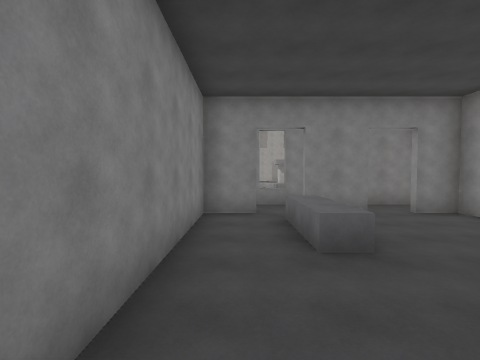
view 1 (above)

24 first-person views from a walk through a scene from a Unity 3-D project. The camera is 1.5 m above the floor, tilts 2° down and sees 90° across. The floor is counted in squares, 2 m on a side. Each view is taken from the middle of a square. On the plan, view 1 faces up. The plan holds only what a view shows up to about 9 squares ahead; the rest is blank. The place goes on beyond the plan. Some animated figures are left out. Some surface patterns are stand-ins.

view 2
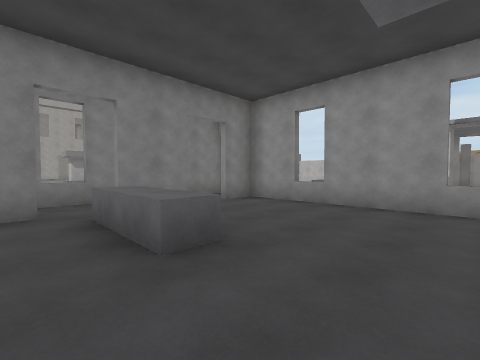

view 3
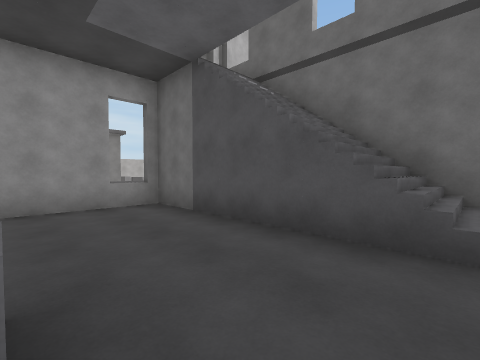

view 4
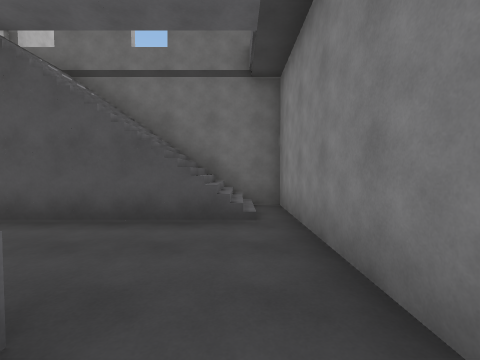

view 5
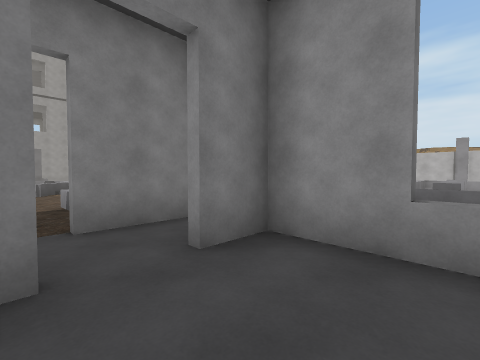

view 6
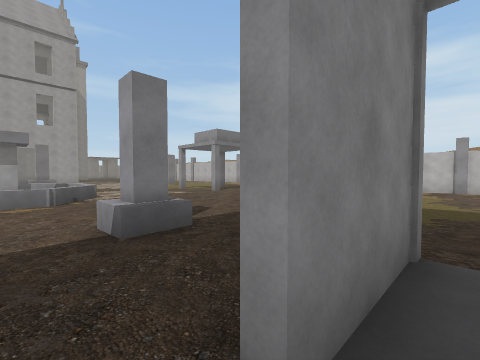

view 7
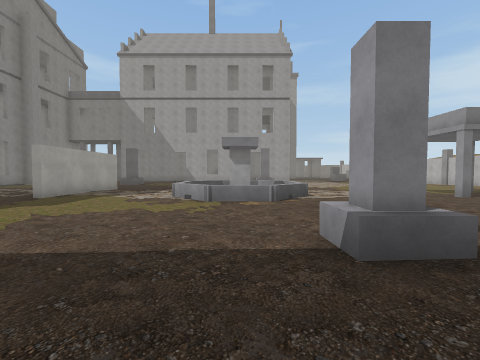

view 8
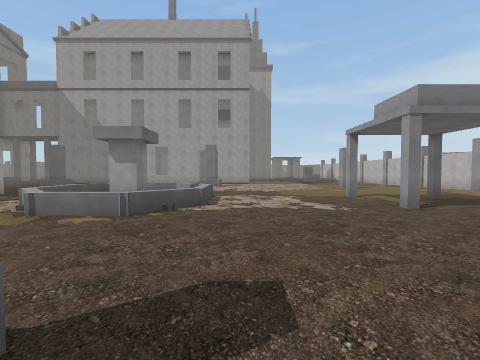

view 9
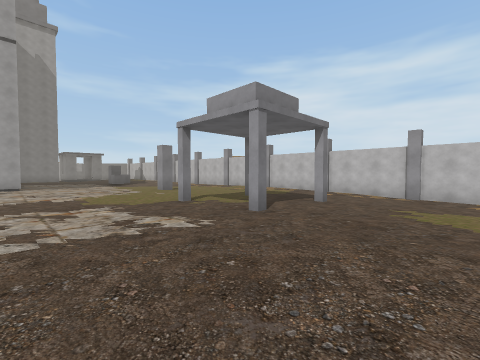

view 10
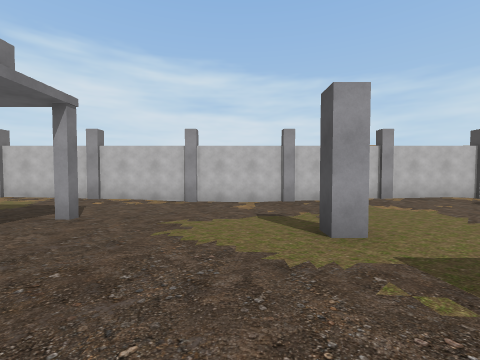

view 11
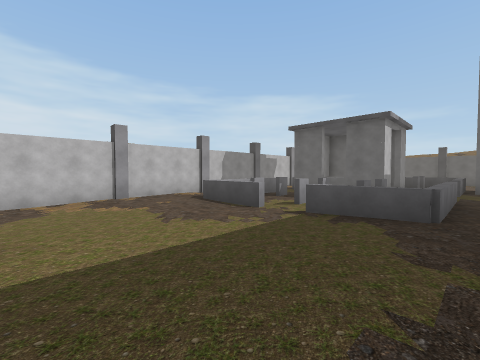

view 12
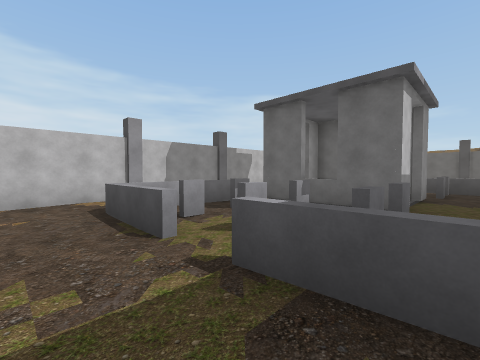

view 13
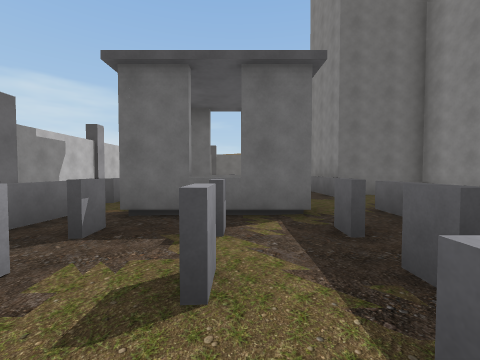

view 14
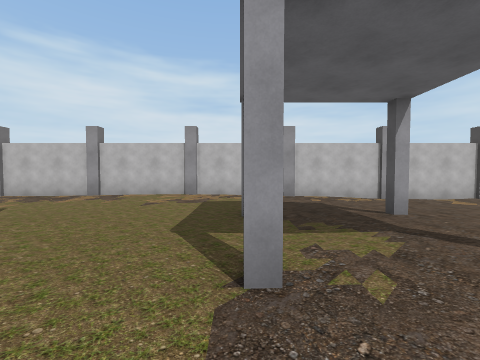

view 15
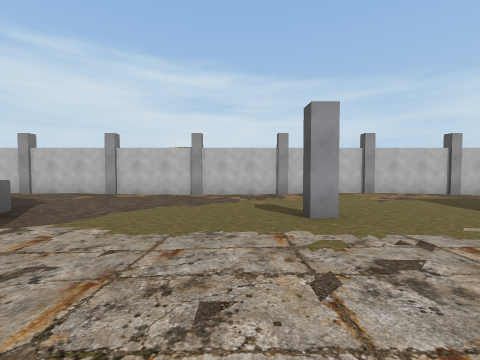

view 16
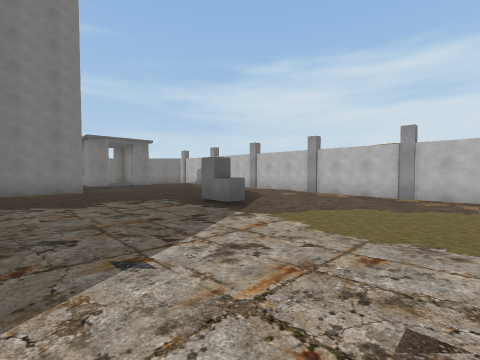

view 17
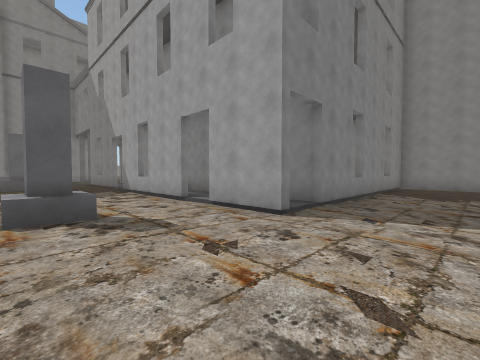

view 18
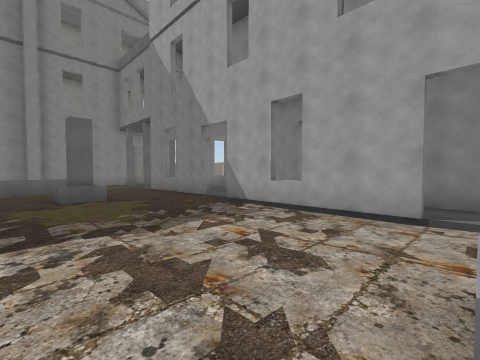

view 19
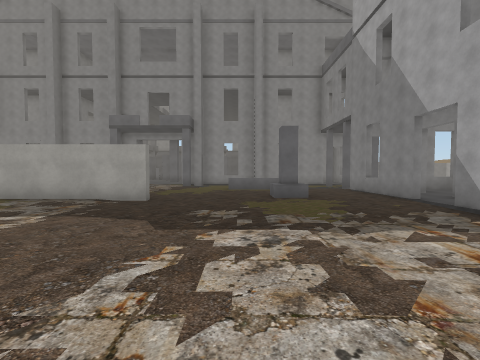

view 20
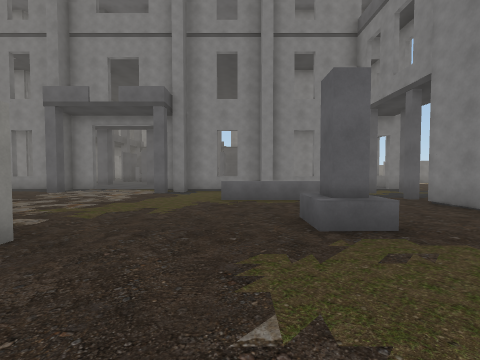

view 21
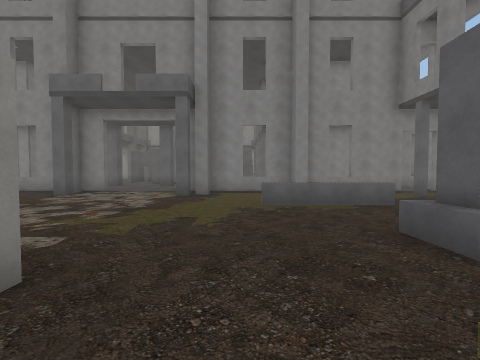

view 22
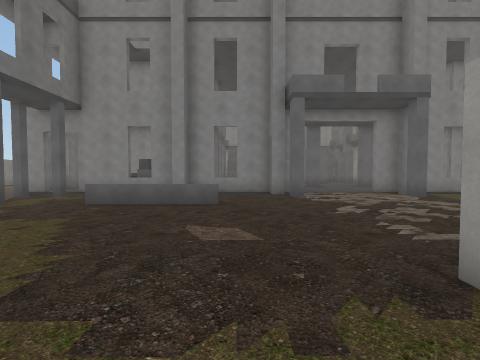

view 23
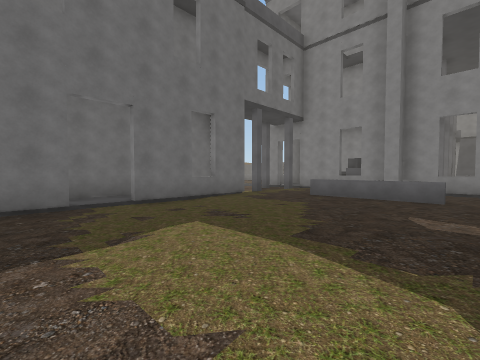

view 24
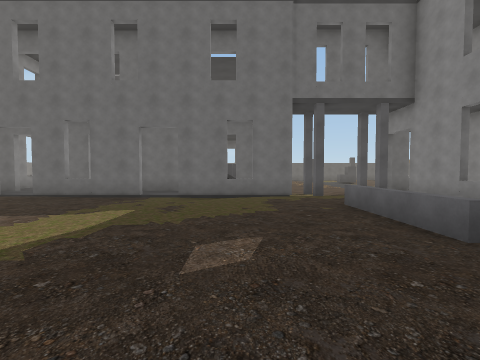

### Floor plan
Key: @ floor where view 1 was taken; # wall or solid block; x gap in a wall; . main floor; : floor 0.25 m higher than the main floor; - floor 0.25 m lower than the main floor; + floor 6.25 m higher than the main floor; / step, stairs or slope; = window, fence, low wall or low ledge; ^ raised ledge; O other object.
Columns run from 10 left of view 1 to 16 right of it. Each row starts with its distance up from view 1.
 34                  OOO.
 33                   ....
 32                  =.....   O
 31                  #..... ..O
 30                 ##....O...#
 29                  =.---O...O
 28                  #..---...O
 27  #.: ###  ####x ##..----..#
 26  x...#=####=##:##....----.O
 25  #....::.............---..O
 24  #.............:.......-..#
 23  #  ..OO......OO:....#--..O
 22  #  ..OO......OO:.........O
 21  #. ........... ..........#
 20  #............  ..........O
 19  #...........  ...........O
 18  #:::::.#...OOO.....O.O...#
 17 ::::::: #..O O O..........O
 16 ::::::: #..O O O..........O
 15  #::::::#:..OOO...:.O.O.-.#
 14  #::::::::........:....---O
 13  #::::::::........:...----O
 12  #:::::::........:::..----#
 11  # :::::......OO.. ..#----O
 10 ## ::::.:.....OO: ...-----O
  9  # :::........::  ...----.#
  8  #::.#=#..#=#.## ....--...O
  7 :x...   ::::::::..........O
  6 ##...## ###:##:## ....--..#
  5          #:^::::# .^=.-=^.O
  4          #:^::::= .=....^ O
  3          #:^::::# .=##.#^ #
  2          #::::::# ..####. O
  1          #::::::= ..:  .. O
  0          #@////+# ..####^ #
 -1          ##////+OOO##     O
 -2           #####O  O##     O
 -3                O  O^=     #

Where each view was taken, in squares from view 1:
view 1: 0 up, 0 right, facing up
view 2: 1 up, 0 right, facing up-right
view 3: 3 up, 0 right, facing down-right
view 4: 4 up, 0 right, facing down
view 5: 4 up, 3 right, facing up-right
view 6: 7 up, 3 right, facing up-right
view 7: 8 up, 3 right, facing up
view 8: 10 up, 6 right, facing up
view 9: 12 up, 6 right, facing up-right
view 10: 12 up, 8 right, facing right
view 11: 10 up, 8 right, facing down-right
view 12: 7 up, 9 right, facing down-right
view 13: 6 up, 11 right, facing down
view 14: 18 up, 8 right, facing right
view 15: 24 up, 7 right, facing right
view 16: 24 up, 7 right, facing up-right
view 17: 22 up, 9 right, facing up-left
view 18: 21 up, 4 right, facing up-left
view 19: 21 up, 4 right, facing left
view 20: 21 up, 0 right, facing left
view 21: 20 up, 1 left, facing left
view 22: 13 up, 1 left, facing left
view 23: 13 up, 0 right, facing down-left
view 24: 15 up, 4 left, facing down
